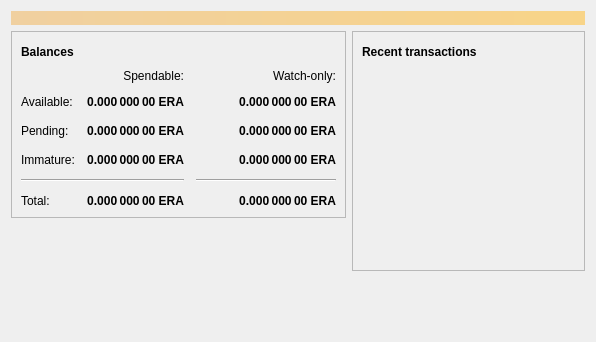
<?xml version="1.0" encoding="UTF-8"?>
<ui version="4.0">
 <class>OverviewPage</class>
 <widget class="QWidget" name="OverviewPage">
  <property name="geometry">
   <rect>
    <x>0</x>
    <y>0</y>
    <width>596</width>
    <height>342</height>
   </rect>
  </property>
  <property name="windowTitle">
   <string>Form</string>
  </property>
  <layout class="QVBoxLayout" name="topLayout">
   <item>
    <widget class="QLabel" name="labelAlerts">
     <property name="visible">
      <bool>false</bool>
     </property>
     <property name="styleSheet">
      <string notr="true">QLabel { background-color: qlineargradient(x1: 0, y1: 0, x2: 1, y2: 0, stop:0 #F0D0A0, stop:1 #F8D488); color:#000000; }</string>
     </property>
     <property name="wordWrap">
      <bool>true</bool>
     </property>
     <property name="margin">
      <number>3</number>
     </property>
     <property name="textInteractionFlags">
      <set>Qt::TextSelectableByMouse</set>
     </property>
    </widget>
   </item>
   <item>
    <layout class="QHBoxLayout" name="horizontalLayout" stretch="1,1">
     <item>
      <layout class="QVBoxLayout" name="verticalLayout_2">
       <item>
        <widget class="QFrame" name="frame">
         <property name="frameShape">
          <enum>QFrame::StyledPanel</enum>
         </property>
         <property name="frameShadow">
          <enum>QFrame::Raised</enum>
         </property>
         <layout class="QVBoxLayout" name="verticalLayout_4">
          <item>
           <layout class="QHBoxLayout" name="horizontalLayout_4">
            <item>
             <widget class="QLabel" name="label_5">
              <property name="font">
               <font>
                <weight>75</weight>
                <bold>true</bold>
               </font>
              </property>
              <property name="text">
               <string>Balances</string>
              </property>
             </widget>
            </item>
            <item>
             <widget class="QPushButton" name="labelWalletStatus">
              <property name="enabled">
               <bool>true</bool>
              </property>
              <property name="maximumSize">
               <size>
                <width>30</width>
                <height>16777215</height>
               </size>
              </property>
              <property name="toolTip">
               <string>The displayed information may be out of date. Your wallet automatically synchronizes with the Europa network after a connection is established, but this process has not completed yet.</string>
              </property>
              <property name="text">
               <string/>
              </property>
              <property name="icon">
               <iconset resource="../bitcoin.qrc">
                <normaloff>:/icons/warning</normaloff>
                <disabledoff>:/icons/warning</disabledoff>:/icons/warning</iconset>
              </property>
              <property name="iconSize">
               <size>
                <width>24</width>
                <height>24</height>
               </size>
              </property>
              <property name="flat">
               <bool>true</bool>
              </property>
             </widget>
            </item>
            <item>
             <spacer name="horizontalSpacer_3">
              <property name="orientation">
               <enum>Qt::Horizontal</enum>
              </property>
              <property name="sizeHint" stdset="0">
               <size>
                <width>40</width>
                <height>20</height>
               </size>
              </property>
             </spacer>
            </item>
           </layout>
          </item>
          <item>
           <layout class="QGridLayout" name="gridLayout">
            <property name="spacing">
             <number>12</number>
            </property>
            <item row="2" column="2">
             <widget class="QLabel" name="labelWatchPending">
              <property name="font">
               <font>
                <weight>75</weight>
                <bold>true</bold>
               </font>
              </property>
              <property name="cursor">
               <cursorShape>IBeamCursor</cursorShape>
              </property>
              <property name="toolTip">
               <string>Unconfirmed transactions to watch-only addresses</string>
              </property>
              <property name="text">
               <string notr="true">0.000 000 00 ERA</string>
              </property>
              <property name="alignment">
               <set>Qt::AlignRight|Qt::AlignTrailing|Qt::AlignVCenter</set>
              </property>
              <property name="textInteractionFlags">
               <set>Qt::LinksAccessibleByMouse|Qt::TextSelectableByKeyboard|Qt::TextSelectableByMouse</set>
              </property>
             </widget>
            </item>
            <item row="2" column="1">
             <widget class="QLabel" name="labelUnconfirmed">
              <property name="font">
               <font>
                <weight>75</weight>
                <bold>true</bold>
               </font>
              </property>
              <property name="cursor">
               <cursorShape>IBeamCursor</cursorShape>
              </property>
              <property name="toolTip">
               <string>Total of transactions that have yet to be confirmed, and do not yet count toward the spendable balance</string>
              </property>
              <property name="text">
               <string notr="true">0.000 000 00 ERA</string>
              </property>
              <property name="alignment">
               <set>Qt::AlignRight|Qt::AlignTrailing|Qt::AlignVCenter</set>
              </property>
              <property name="textInteractionFlags">
               <set>Qt::LinksAccessibleByMouse|Qt::TextSelectableByKeyboard|Qt::TextSelectableByMouse</set>
              </property>
             </widget>
            </item>
            <item row="3" column="2">
             <widget class="QLabel" name="labelWatchImmature">
              <property name="font">
               <font>
                <weight>75</weight>
                <bold>true</bold>
               </font>
              </property>
              <property name="cursor">
               <cursorShape>IBeamCursor</cursorShape>
              </property>
              <property name="toolTip">
               <string>Mined balance in watch-only addresses that has not yet matured</string>
              </property>
              <property name="text">
               <string notr="true">0.000 000 00 ERA</string>
              </property>
              <property name="alignment">
               <set>Qt::AlignRight|Qt::AlignTrailing|Qt::AlignVCenter</set>
              </property>
              <property name="textInteractionFlags">
               <set>Qt::LinksAccessibleByMouse|Qt::TextSelectableByKeyboard|Qt::TextSelectableByMouse</set>
              </property>
             </widget>
            </item>
            <item row="4" column="0" colspan="2">
             <widget class="Line" name="line">
              <property name="orientation">
               <enum>Qt::Horizontal</enum>
              </property>
             </widget>
            </item>
            <item row="4" column="2">
             <widget class="Line" name="lineWatchBalance">
              <property name="sizePolicy">
               <sizepolicy hsizetype="Preferred" vsizetype="Fixed">
                <horstretch>0</horstretch>
                <verstretch>0</verstretch>
               </sizepolicy>
              </property>
              <property name="minimumSize">
               <size>
                <width>140</width>
                <height>0</height>
               </size>
              </property>
              <property name="orientation">
               <enum>Qt::Horizontal</enum>
              </property>
             </widget>
            </item>
            <item row="5" column="0">
             <widget class="QLabel" name="labelTotalText">
              <property name="text">
               <string>Total:</string>
              </property>
             </widget>
            </item>
            <item row="3" column="1">
             <widget class="QLabel" name="labelImmature">
              <property name="font">
               <font>
                <weight>75</weight>
                <bold>true</bold>
               </font>
              </property>
              <property name="cursor">
               <cursorShape>IBeamCursor</cursorShape>
              </property>
              <property name="toolTip">
               <string>Mined balance that has not yet matured</string>
              </property>
              <property name="text">
               <string notr="true">0.000 000 00 ERA</string>
              </property>
              <property name="alignment">
               <set>Qt::AlignRight|Qt::AlignTrailing|Qt::AlignVCenter</set>
              </property>
              <property name="textInteractionFlags">
               <set>Qt::LinksAccessibleByMouse|Qt::TextSelectableByKeyboard|Qt::TextSelectableByMouse</set>
              </property>
             </widget>
            </item>
            <item row="2" column="3">
             <spacer name="horizontalSpacer_2">
              <property name="orientation">
               <enum>Qt::Horizontal</enum>
              </property>
              <property name="sizeHint" stdset="0">
               <size>
                <width>40</width>
                <height>20</height>
               </size>
              </property>
             </spacer>
            </item>
            <item row="3" column="0">
             <widget class="QLabel" name="labelImmatureText">
              <property name="text">
               <string>Immature:</string>
              </property>
             </widget>
            </item>
            <item row="5" column="1">
             <widget class="QLabel" name="labelTotal">
              <property name="font">
               <font>
                <weight>75</weight>
                <bold>true</bold>
               </font>
              </property>
              <property name="cursor">
               <cursorShape>IBeamCursor</cursorShape>
              </property>
              <property name="toolTip">
               <string>Your current total balance</string>
              </property>
              <property name="text">
               <string notr="true">0.000 000 00 ERA</string>
              </property>
              <property name="alignment">
               <set>Qt::AlignRight|Qt::AlignTrailing|Qt::AlignVCenter</set>
              </property>
              <property name="textInteractionFlags">
               <set>Qt::LinksAccessibleByMouse|Qt::TextSelectableByKeyboard|Qt::TextSelectableByMouse</set>
              </property>
             </widget>
            </item>
            <item row="5" column="2">
             <widget class="QLabel" name="labelWatchTotal">
              <property name="font">
               <font>
                <weight>75</weight>
                <bold>true</bold>
               </font>
              </property>
              <property name="cursor">
               <cursorShape>IBeamCursor</cursorShape>
              </property>
              <property name="toolTip">
               <string>Current total balance in watch-only addresses</string>
              </property>
              <property name="text">
               <string notr="true">0.000 000 00 ERA</string>
              </property>
              <property name="alignment">
               <set>Qt::AlignRight|Qt::AlignTrailing|Qt::AlignVCenter</set>
              </property>
              <property name="textInteractionFlags">
               <set>Qt::LinksAccessibleByMouse|Qt::TextSelectableByKeyboard|Qt::TextSelectableByMouse</set>
              </property>
             </widget>
            </item>
            <item row="0" column="2">
             <widget class="QLabel" name="labelWatchonly">
              <property name="text">
               <string>Watch-only:</string>
              </property>
              <property name="alignment">
               <set>Qt::AlignRight|Qt::AlignTrailing|Qt::AlignVCenter</set>
              </property>
             </widget>
            </item>
            <item row="1" column="0">
             <widget class="QLabel" name="labelBalanceText">
              <property name="text">
               <string>Available:</string>
              </property>
             </widget>
            </item>
            <item row="1" column="1">
             <widget class="QLabel" name="labelBalance">
              <property name="font">
               <font>
                <weight>75</weight>
                <bold>true</bold>
               </font>
              </property>
              <property name="cursor">
               <cursorShape>IBeamCursor</cursorShape>
              </property>
              <property name="toolTip">
               <string>Your current spendable balance</string>
              </property>
              <property name="text">
               <string notr="true">0.000 000 00 ERA</string>
              </property>
              <property name="alignment">
               <set>Qt::AlignRight|Qt::AlignTrailing|Qt::AlignVCenter</set>
              </property>
              <property name="textInteractionFlags">
               <set>Qt::LinksAccessibleByMouse|Qt::TextSelectableByKeyboard|Qt::TextSelectableByMouse</set>
              </property>
             </widget>
            </item>
            <item row="1" column="2">
             <widget class="QLabel" name="labelWatchAvailable">
              <property name="font">
               <font>
                <weight>75</weight>
                <bold>true</bold>
               </font>
              </property>
              <property name="cursor">
               <cursorShape>IBeamCursor</cursorShape>
              </property>
              <property name="toolTip">
               <string>Your current balance in watch-only addresses</string>
              </property>
              <property name="text">
               <string notr="true">0.000 000 00 ERA</string>
              </property>
              <property name="alignment">
               <set>Qt::AlignRight|Qt::AlignTrailing|Qt::AlignVCenter</set>
              </property>
              <property name="textInteractionFlags">
               <set>Qt::LinksAccessibleByMouse|Qt::TextSelectableByKeyboard|Qt::TextSelectableByMouse</set>
              </property>
             </widget>
            </item>
            <item row="2" column="0">
             <widget class="QLabel" name="labelPendingText">
              <property name="text">
               <string>Pending:</string>
              </property>
             </widget>
            </item>
            <item row="0" column="1">
             <widget class="QLabel" name="labelSpendable">
              <property name="text">
               <string>Spendable:</string>
              </property>
              <property name="alignment">
               <set>Qt::AlignRight|Qt::AlignTrailing|Qt::AlignVCenter</set>
              </property>
             </widget>
            </item>
           </layout>
          </item>
         </layout>
        </widget>
       </item>
       <item>
        <spacer name="verticalSpacer">
         <property name="orientation">
          <enum>Qt::Vertical</enum>
         </property>
         <property name="sizeHint" stdset="0">
          <size>
           <width>20</width>
           <height>40</height>
          </size>
         </property>
        </spacer>
       </item>
      </layout>
     </item>
     <item>
      <layout class="QVBoxLayout" name="verticalLayout_3">
       <item>
        <widget class="QFrame" name="frame_2">
         <property name="frameShape">
          <enum>QFrame::StyledPanel</enum>
         </property>
         <property name="frameShadow">
          <enum>QFrame::Raised</enum>
         </property>
         <layout class="QVBoxLayout" name="verticalLayout">
          <item>
           <layout class="QHBoxLayout" name="horizontalLayout_2">
            <item>
             <widget class="QLabel" name="label_4">
              <property name="font">
               <font>
                <weight>75</weight>
                <bold>true</bold>
               </font>
              </property>
              <property name="text">
               <string>Recent transactions</string>
              </property>
             </widget>
            </item>
            <item>
             <widget class="QPushButton" name="labelTransactionsStatus">
              <property name="enabled">
               <bool>true</bool>
              </property>
              <property name="maximumSize">
               <size>
                <width>30</width>
                <height>16777215</height>
               </size>
              </property>
              <property name="toolTip">
               <string>The displayed information may be out of date. Your wallet automatically synchronizes with the Europa network after a connection is established, but this process has not completed yet.</string>
              </property>
              <property name="text">
               <string/>
              </property>
              <property name="icon">
               <iconset resource="../bitcoin.qrc">
                <normaloff>:/icons/warning</normaloff>
                <disabledoff>:/icons/warning</disabledoff>:/icons/warning</iconset>
              </property>
              <property name="iconSize">
               <size>
                <width>24</width>
                <height>24</height>
               </size>
              </property>
              <property name="flat">
               <bool>true</bool>
              </property>
             </widget>
            </item>
            <item>
             <spacer name="horizontalSpacer">
              <property name="orientation">
               <enum>Qt::Horizontal</enum>
              </property>
              <property name="sizeHint" stdset="0">
               <size>
                <width>40</width>
                <height>20</height>
               </size>
              </property>
             </spacer>
            </item>
           </layout>
          </item>
          <item>
           <widget class="QListView" name="listTransactions">
            <property name="styleSheet">
             <string notr="true">QListView { background: transparent; }</string>
            </property>
            <property name="frameShape">
             <enum>QFrame::NoFrame</enum>
            </property>
            <property name="verticalScrollBarPolicy">
             <enum>Qt::ScrollBarAlwaysOff</enum>
            </property>
            <property name="horizontalScrollBarPolicy">
             <enum>Qt::ScrollBarAlwaysOff</enum>
            </property>
            <property name="selectionMode">
             <enum>QAbstractItemView::NoSelection</enum>
            </property>
           </widget>
          </item>
         </layout>
        </widget>
       </item>
       <item>
        <spacer name="verticalSpacer_2">
         <property name="orientation">
          <enum>Qt::Vertical</enum>
         </property>
         <property name="sizeHint" stdset="0">
          <size>
           <width>20</width>
           <height>40</height>
          </size>
         </property>
        </spacer>
       </item>
      </layout>
     </item>
    </layout>
   </item>
  </layout>
 </widget>
 <resources/>
 <connections/>
</ui>
